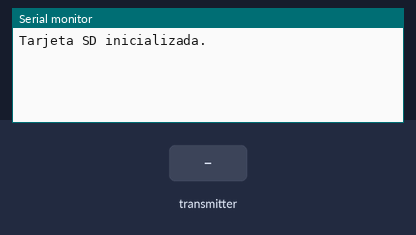
Recording of a sketch running on a simulated ESP8266 (NodeMCU). Shown: the last lines printed to the serial monitor. The inputs (shaded band) are chosen by the test bench. Storage starts empty.

Above: at 1.2 s.
1.3 s: the transmitter starts sending id = 0
At 1.63 s:
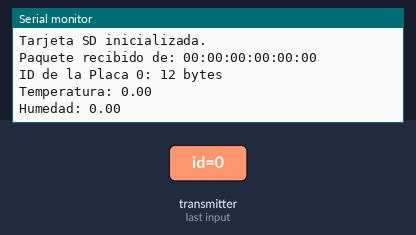
2.8 s: the transmitter starts sending temperatura = 25
4.8 s: the transmitter starts sending humedad = 25
At 6.13 s:
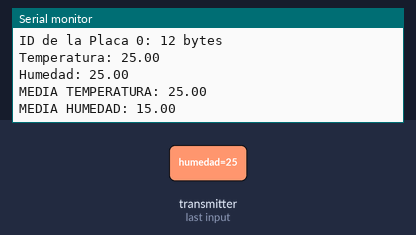
6.3 s: the transmitter starts sending id = 1
7.8 s: the transmitter starts sending temperatura = 0
9.3 s: the transmitter starts sending humedad = 0
At 9.63 s:
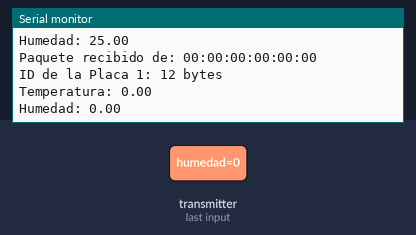
Timing chart, 0 to 11.8 s (numbered marks = the images above; inputs shaded):
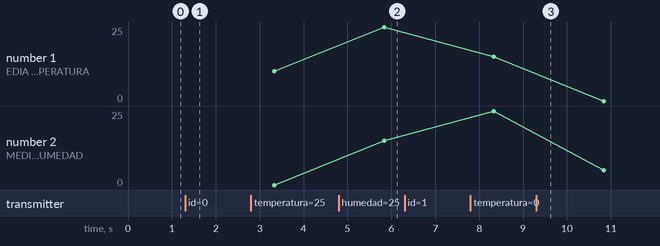

The sketch:

ESPNOW_Receiver_AHT10_SDCard.ino
```cpp
#include <ESP8266WiFi.h>
#include <espnow.h>
#include <SD.h>
#include <SPI.h>

// Pines para la tarjeta micro SD
#define SD_CS_PIN D8 // Configura el pin CS según tu conexión

// Estructura para recibir datos
typedef struct struct_message {
    int id;
    float temperatura;
    float humedad;
} struct_message;

// Crear una instancia de la estructura
struct_message myData;

// Variables para almacenar las lecturas y calcular las medias
float temperaturas[10];
float humedades[10];
int lecturaCount = 0;
int maxLecturas = 5;
bool encabezadoEscrito = false;

// Callback function que se ejecutará cuando se reciban datos
void OnDataRecv(uint8_t * mac_addr, uint8_t *incomingData, uint8_t len) {
  char macStr[18];
  Serial.print("Paquete recibido de: ");
  snprintf(macStr, sizeof(macStr), "%02x:%02x:%02x:%02x:%02x:%02x",
           mac_addr[0], mac_addr[1], mac_addr[2], mac_addr[3], mac_addr[4], mac_addr[5]);
  Serial.println(macStr);
  memcpy(&myData, incomingData, sizeof(myData));
  Serial.printf("ID de la Placa %u: %u bytes\n", myData.id, len);
  Serial.printf("Temperatura: %.2f \n", myData.temperatura);
  Serial.printf("Humedad: %.2f \n", myData.humedad);
  Serial.println();

  // Abrir el archivo CSV y escribir el encabezado si es necesario
  File dataFile = SD.open("data.csv", FILE_WRITE);
  if (dataFile) {
    if (!encabezadoEscrito) {
      dataFile.println("ID,Temperatura,Humedad");
      encabezadoEscrito = true;
    }
    dataFile.printf("%d,%.2f,%.2f\n", myData.id, myData.temperatura, myData.humedad);
    dataFile.close();
  } else {
    Serial.println("Error abriendo data.csv");
  }

  // Almacenar las lecturas en los arrays
  temperaturas[lecturaCount] = myData.temperatura;
  humedades[lecturaCount] = myData.humedad;
  lecturaCount++;

  // Si se han recibido maxLecturas, calcular y mostrar las medias
  if (lecturaCount == maxLecturas) {
    float sumaTemperatura = 0;
    float sumaHumedad = 0;
    for (int i = 0; i < maxLecturas; i++) {
      sumaTemperatura += temperaturas[i];
      sumaHumedad += humedades[i];
    }
    float mediaTemperatura = sumaTemperatura / maxLecturas;
    float mediaHumedad = sumaHumedad / maxLecturas;
    Serial.printf("MEDIA TEMPERATURA: %.2f \n", mediaTemperatura);
    Serial.printf("MEDIA HUMEDAD: %.2f \n", mediaHumedad);

    // Guardar la media en el archivo CSV
    dataFile = SD.open("media.csv", FILE_WRITE);
    if (dataFile) {
      if (!dataFile.size()) {
        dataFile.println("Media Temperatura,Media Humedad");
      }
      dataFile.printf("%.2f,%.2f\n", mediaTemperatura, mediaHumedad);
      dataFile.close();
    } else {
      Serial.println("Error abriendo media.csv");
    }

    // Reiniciar el contador de lecturas
    lecturaCount = 0;
  }
}

void setup() {
  // Inicializar el monitor serie
  Serial.begin(115200);

  // Configurar el pin CS del SD
  pinMode(SD_CS_PIN, OUTPUT);

  // Inicializar la tarjeta SD
  if (!SD.begin(SD_CS_PIN)) {
    Serial.println("Inicialización de la tarjeta SD falló!");
    return;
  }
  Serial.println("Tarjeta SD inicializada.");

  // Configurar el dispositivo como una estación Wi-Fi
  WiFi.mode(WIFI_STA);
  WiFi.disconnect();

  // Inicializar ESP-NOW
  if (esp_now_init() != 0) {
    Serial.println("Error inicializando ESP-NOW");
    return;
  }

  // Registrar la función de callback para recibir datos
  esp_now_set_self_role(ESP_NOW_ROLE_SLAVE);
  esp_now_register_recv_cb(OnDataRecv);
}

void loop() {
  // El bucle principal está vacío ya que todo se maneja en el callback OnDataRecv
}
```

Measured:
- after the input at 1.3 s, the serial monitor: prints a new line at once (image 1)
- after the input at 4.8 s, the serial monitor: prints a new line at once (image 2)
- after the input at 9.3 s, the serial monitor: prints a new line at once (image 3)
- plotted number 2: 0 → 15 after the input at 4.8 s, 25 → 5 after the input at 9.3 s
